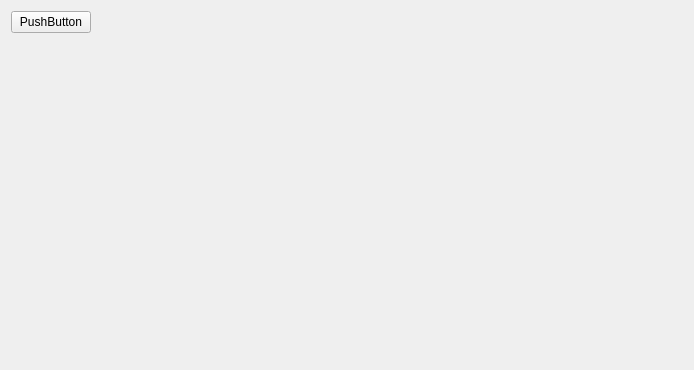
<?xml version="1.0" encoding="UTF-8"?>
<ui version="4.0">
    <class>EditorPaneUI</class>
    <widget class="QWidget" name="EditorPaneUI">
        <property name="geometry">
            <rect>
                <x>0</x>
                <y>0</y>
                <width>694</width>
                <height>370</height>
            </rect>
        </property>
        <property name="sizePolicy">
            <sizepolicy hsizetype="Maximum" vsizetype="Maximum">
                <horstretch>0</horstretch>
                <verstretch>0</verstretch>
            </sizepolicy>
        </property>
        <property name="windowTitle">
            <string>Form</string>
        </property>
        <layout class="QGridLayout" name="gridLayout">
            <item row="0" column="0">
                <layout class="QVBoxLayout" name="verticalLayout">
                    <property name="spacing">
                        <number>1</number>
                    </property>
                    <item>
                        <layout class="QFormLayout" name="formLayout">
                            <property name="sizeConstraint">
                                <enum>QLayout::SetDefaultConstraint</enum>
                            </property>
                            <property name="fieldGrowthPolicy">
                                <enum>QFormLayout::ExpandingFieldsGrow</enum>
                            </property>
                            <property name="horizontalSpacing">
                                <number>1</number>
                            </property>
                            <property name="verticalSpacing">
                                <number>1</number>
                            </property>
                            <item row="0" column="0">
                                <widget class="QPushButton" name="pushButton">
                                    <property name="sizePolicy">
                                        <sizepolicy hsizetype="Fixed" vsizetype="Fixed">
                                            <horstretch>0</horstretch>
                                            <verstretch>0</verstretch>
                                        </sizepolicy>
                                    </property>
                                    <property name="text">
                                        <string>PushButton</string>
                                    </property>
                                </widget>
                            </item>
                            <item row="0" column="1">
                                <spacer name="mapButtonSpacer">
                                    <property name="orientation">
                                        <enum>Qt::Horizontal</enum>
                                    </property>
                                    <property name="sizeHint" stdset="0">
                                        <size>
                                            <width>40</width>
                                            <height>20</height>
                                        </size>
                                    </property>
                                </spacer>
                            </item>
                        </layout>
                    </item>
                    <item>
                        <layout class="QGridLayout" name="mainLayout"/>
                    </item>
                </layout>
            </item>
        </layout>
    </widget>
    <resources>
        <include location="../../tactile"/>
    </resources>
    <connections/>
</ui>
